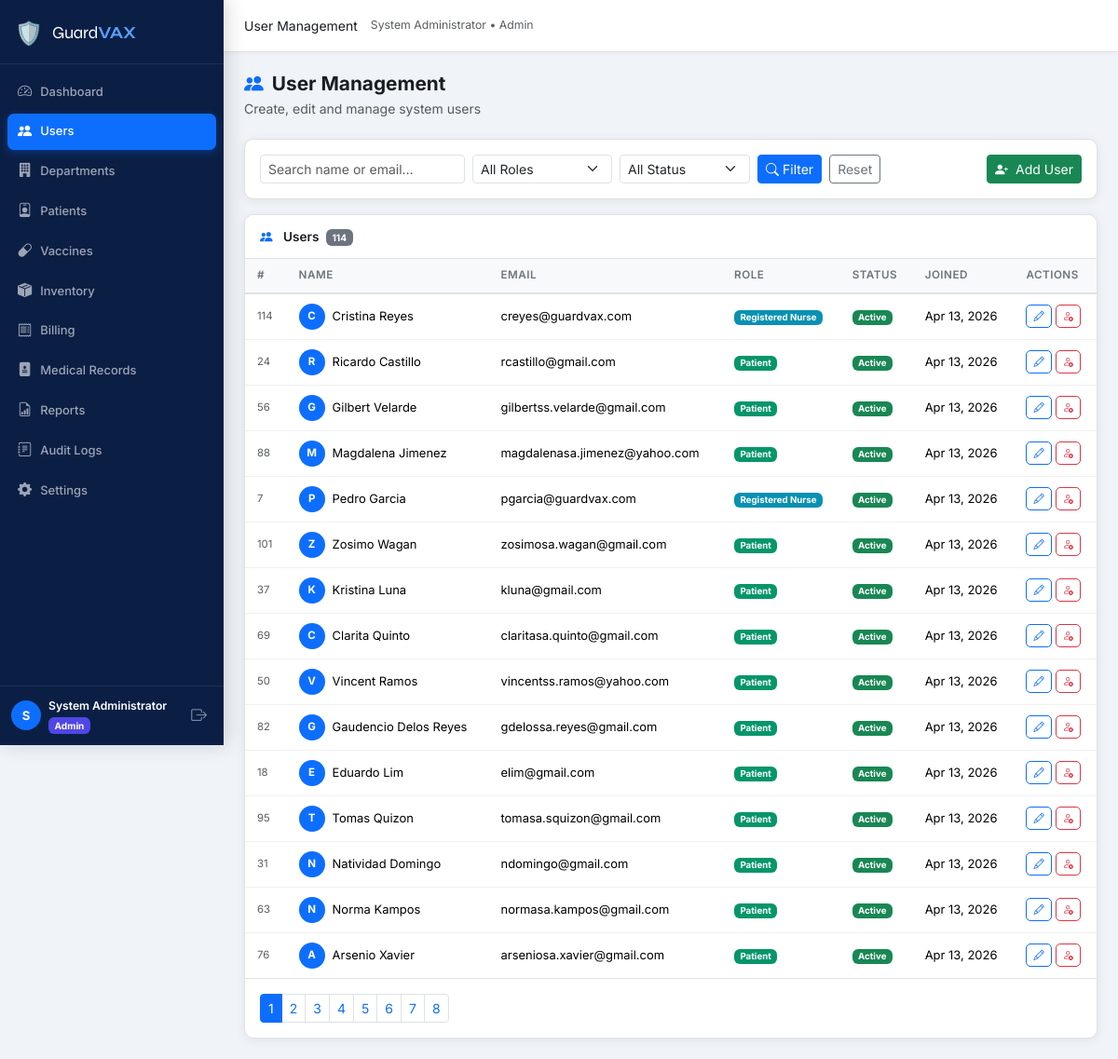
The page /admin/users.php (signed in) on the database its author committed.
### tables this page shows
CREATE TABLE `users` (
  `id` int(10) UNSIGNED NOT NULL,
  `name` varchar(150) NOT NULL,
  `email` varchar(150) NOT NULL,
  `password` varchar(255) NOT NULL,
  `role_id` int(10) UNSIGNED NOT NULL,
  `department_id` int(10) UNSIGNED DEFAULT NULL,
  `status` enum('active','inactive','pending') NOT NULL DEFAULT 'pending',
  `email_verified` tinyint(1) NOT NULL DEFAULT 0,
  `created_at` datetime NOT NULL DEFAULT current_timestamp(),
  `updated_at` datetime NOT NULL DEFAULT current_timestamp() ON UPDATE current_timestamp()
);

CREATE TABLE `roles` (
  `id` int(10) UNSIGNED NOT NULL,
  `name` varchar(50) NOT NULL,
  `label` varchar(100) NOT NULL
);

### config/db.php (called while the page is built, shortened)
<?php
function db(): PDO {
    static $pdo = null;
    if ($pdo === null) {
        $dsn = sprintf(
            'mysql:host=%s;port=%s;dbname=%s;charset=%s',
            DB_HOST, DB_PORT, DB_NAME, DB_CHARSET
        );
        $options = [
            PDO::ATTR_ERRMODE            => PDO::ERRMODE_EXCEPTION,
            PDO::ATTR_DEFAULT_FETCH_MODE => PDO::FETCH_ASSOC,
            PDO::ATTR_EMULATE_PREPARES   => false,
        ];
        try {
            $pdo = new PDO($dsn, DB_USER, DB_PASS, $options);
            $offset = (new DateTime())->format('P');
            $pdo->exec("SET time_zone='{$offset}'");
        } catch (PDOException $e) {
            die('<div style="padding:2rem;color:red;font-family:monospace">
                <strong>Database Connection Error:</strong> ' . htmlspecialchars($e->getMessage()) . '
            </div>');
        }
    }
    return $pdo;
}

### includes/functions.php (called while the page is built, shortened)
<?php
require_once __DIR__ . '/../config/db.php';
function isLoggedIn(): bool
{
    return isset($_SESSION['user_id']) && !empty($_SESSION['user_id']);
}
function getCurrentUser(): ?array
{
    $stmt = db()->prepare('SELECT u.*, r.name AS role_name FROM users u JOIN roles r ON r.id = u.role_id WHERE u.id = ?');
    $stmt->execute([$_SESSION['user_id']]);
    return $stmt->fetch() ?: null;
}
function sanitize(string $value): string
{
    return htmlspecialchars(trim($value), ENT_QUOTES, 'UTF-8');
}
function paginate(int $total, int $perPage, int $current): array
{
    $pages = (int) ceil($total / $perPage);
    return [
        'total'    => $total,
        'per_page' => $perPage,
        'current'  => $current,
        'pages'    => $pages,
        'offset'   => ($current - 1) * $perPage,
    ];
}
function formatDate(string $date, string $format = 'M d, Y'): string
{
    return $date ? date($format, strtotime($date)) : 'N/A';
}

### includes/auth.php (called while the page is built, shortened)
<?php
require_once __DIR__ . '/functions.php';
function guard(string ...$allowedRoles): array
{
    $user = getCurrentUser();
    return $user;
}

### admin/users.php (the view, shortened to what this page needs)
<?php
require_once __DIR__ . '/../includes/auth.php';
require_once __DIR__ . '/../includes/layout.php';
$user = guard('admin');
$search     = sanitize($_GET['q'] ?? '');
$roleFilter = (int) ($_GET['role'] ?? 0);
$statusFilter = sanitize($_GET['status'] ?? '');
$page       = max(1, (int) ($_GET['page'] ?? 1));
$perPage    = 15;
$where  = '1=1';
$params = [];
$countStmt = db()->prepare("SELECT COUNT(*) FROM users u WHERE {$where}");
$countStmt->execute($params);
$total = (int) $countStmt->fetchColumn();
$pager = paginate($total, $perPage, $page);
$stmt = db()->prepare(
    "SELECT u.*, r.name AS role_name, r.label AS role_label
     FROM users u JOIN roles r ON r.id = u.role_id
     WHERE {$where}
     ORDER BY u.created_at DESC
     LIMIT {$pager['per_page']} OFFSET {$pager['offset']}"
);
$stmt->execute($params);
$users = $stmt->fetchAll();
?>
<?php renderHead('User Management'); ?>
<?php renderNav($user); ?>
<?php renderPageHeader('User Management', 'Create, edit and manage system users', 'people-fill'); ?>
<div class="card card-gvx mb-3">
  <div class="card-body d-flex flex-wrap gap-2 align-items-center">
    <form class="d-flex gap-2 flex-wrap flex-grow-1" method="GET">
      <input type="text" name="q" class="form-control form-control-sm" placeholder="Search name or email…" value="<?= sanitize($search) ?>" style="max-width:220px">
      <select name="role" class="form-select form-select-sm" style="max-width:150px">
        <option value="">All Roles</option>
      </select>
      <select name="status" class="form-select form-select-sm" style="max-width:140px">
        <option value="">All Status</option>
      </select>
      <button type="submit" class="btn btn-sm btn-primary"><i class="bi bi-search me-1"></i>Filter</button>
      <a href="<?= SITE_URL ?>/admin/users.php" class="btn btn-sm btn-outline-secondary">Reset</a>
    </form>
    <button class="btn btn-sm btn-success" data-bs-toggle="modal" data-bs-target="#createUserModal">
      <i class="bi bi-person-plus-fill me-1"></i> Add User
    </button>
  </div>
</div>
<div class="card card-gvx">
  <div class="card-header-gvx">
    <i class="bi bi-people-fill me-2 text-primary"></i>
    Users <span class="badge bg-secondary ms-1"><?= $total ?></span>
  </div>
  <div class="table-responsive">
    <table class="table table-gvx mb-0">
      <thead><tr>
        <th>#</th><th>Name</th><th>Email</th><th>Role</th><th>Status</th><th>Joined</th><th>Actions</th>
      </tr></thead>
      <tbody>
        <?php foreach ($users as $u): ?>
        <tr>
          <td class="text-muted small"><?= $u['id'] ?></td>
          <td>
            <div class="d-flex align-items-center gap-2">
              <div class="avatar-sm"><?= mb_strtoupper(mb_substr($u['name'], 0, 1)) ?></div>
              <?= sanitize($u['name']) ?>
            </div>
          </td>
          <td><?= sanitize($u['email']) ?></td>
          <td><span class="badge bg-role-<?= $u['role_name'] ?>"><?= sanitize($u['role_label']) ?></span></td>
          <td>
            <span class="badge <?= $u['status'] === 'active' ? 'bg-success' : ($u['status'] === 'pending' ? 'bg-warning text-dark' : 'bg-danger') ?>">
              <?= ucfirst($u['status']) ?>
            </span>
          </td>
          <td><?= formatDate($u['created_at'], 'M d, Y') ?></td>
          <td>
            <a href="?edit=<?= $u['id'] ?>" class="btn btn-xs btn-outline-primary" title="Edit">
              <i class="bi bi-pencil"></i>
            </a>
            <?php if ($u['id'] !== $user['id']): ?>
            <form method="POST" class="d-inline">
              <button type="submit" class="btn btn-xs <?= $u['status'] === 'active' ? 'btn-outline-danger' : 'btn-outline-success' ?>"
                      title="<?= $u['status'] === 'active' ? 'Deactivate' : 'Activate' ?>">
                <i class="bi bi-<?= $u['status'] === 'active' ? 'person-x' : 'person-check' ?>"></i>
              </button>
            </form>
            <?php endif; ?>
          </td>
        </tr>
        <?php endforeach; ?>
      </tbody>
    </table>
  </div>
  <?php if ($pager['pages'] > 1): ?>
  <div class="card-body border-top">
    <nav><ul class="pagination pagination-sm mb-0">
      <?php for ($i = 1; $i <= $pager['pages']; $i++): ?>
        <li class="page-item <?= $i === $page ? 'active' : '' ?>">
          <a class="page-link" href="?page=<?= $i ?>&q=<?= urlencode($search) ?>&role=<?= $roleFilter ?>&status=<?= $statusFilter ?>"><?= $i ?></a>
        </li>
      <?php endfor; ?>
    </ul></nav>
  </div>
  <?php endif; ?>
</div>
<?php renderFooter(); ?>

### includes/layout.php (shortened to what this page needs)
<?php
function renderHead(string $title, array $extraCss = []): void
{
    $siteName = SITE_NAME;
    $siteUrl  = SITE_URL;
    echo <<<HTML
<!DOCTYPE html>
<html lang="en">
<head>
  <meta charset="UTF-8">
  <meta name="viewport" content="width=device-width, initial-scale=1.0">
  <title>{$title} — {$siteName}</title>
  <link rel="stylesheet" href="https://cdn.jsdelivr.net/npm/bootstrap@5.3.2/dist/css/bootstrap.min.css">
  <link rel="stylesheet" href="https://cdn.jsdelivr.net/npm/bootstrap-icons@1.11.3/font/bootstrap-icons.min.css">
  <link rel="preconnect" href="https://fonts.googleapis.com">
  <link href="https://fonts.googleapis.com/css2?family=Inter:wght@300;400;500;600;700&family=Syne:wght@700;800&display=swap" rel="stylesheet">
  <link rel="stylesheet" href="{$siteUrl}/assets/css/style.css">
HTML;
    echo "</head>\n<body>\n";
}
function renderNav(array $user): void
{
    $role    = $user['role_name'];
    $name    = htmlspecialchars($user['name']);
    $roleLabel = ucfirst($role);
    $siteUrl = SITE_URL;
    $current = $_SERVER['REQUEST_URI'];
    $links = '';
    foreach ($navLinks as $link) {
        $active = str_contains($current, $link['href']) ? 'active' : '';
        $links .= <<<HTML
        <li class="nav-item">
          <a class="nav-link {$active}" href="{$siteUrl}{$link['href']}">
            <i class="bi bi-{$link['icon']}"></i>
            <span>{$link['label']}</span>
          </a>
        </li>
HTML;
    }
    echo <<<HTML
<div class="gvx-wrapper">
<aside class="gvx-sidebar" id="gvxSidebar">
  <div class="sidebar-brand">
    <span class="brand-icon">🛡️</span>
    <span class="brand-name">Guard<strong>VAX</strong></span>
  </div>
  <nav class="sidebar-nav">
    <ul class="nav flex-column">
      {$links}
    </ul>
  </nav>
  <div class="sidebar-footer">
    <div class="user-pill">
      <div class="user-avatar">{$name[0]}</div>
      <div class="user-info">
        <div class="user-name">{$name}</div>
        <div class="user-role badge bg-role-{$role}">{$roleLabel}</div>
      </div>
    </div>
    <a href="{$siteUrl}/auth/logout.php" class="btn-logout" title="Logout">
      <i class="bi bi-box-arrow-right"></i>
    </a>
  </div>
</aside>
<main class="gvx-main">
  <header class="gvx-topbar">
    <button class="sidebar-toggle d-lg-none" onclick="document.getElementById('gvxSidebar').classList.toggle('show')">
      <i class="bi bi-list"></i>
    </button>
    <div class="topbar-title" id="pageTitle"></div>
    <div class="topbar-actions">
      <span class="text-muted small d-none d-md-block">{$name} &bull; {$roleLabel}</span>
    </div>
  </header>
  <div class="gvx-content">
HTML;
}
function renderFooter(): void
{
    $siteUrl = SITE_URL;
    echo <<<HTML
  </div>
</main>
</div>
<script src="https://cdn.jsdelivr.net/npm/bootstrap@5.3.2/dist/js/bootstrap.bundle.min.js"></script>
<script src="https://cdn.jsdelivr.net/npm/chart.js@4.4.0/dist/chart.umd.min.js"></script>
<script src="https://cdn.jsdelivr.net/npm/sweetalert2@11"></script>
<script src="{$siteUrl}/assets/js/main.js"></script>
</body>
</html>
HTML;
}
function renderPageHeader(string $title, string $subtitle = '', string $icon = 'clipboard2-pulse'): void
{
    echo <<<HTML
    <div class="page-header">
      <div>
        <h1 class="page-title"><i class="bi bi-{$icon}"></i> {$title}</h1>
        <p class="page-subtitle text-muted mb-0">{$subtitle}</p>
      </div>
    </div>
HTML;
}

### rows shown on the page
users: name "S", name "System Administrator", role.name "Admin"
users: id "114", name "C", name "Cristina Reyes", email "creyes@guardvax.com", role.label "Registered Nurse", status "Active", created_at "Apr 13, 2026"
users: id "24", name "R", name "Ricardo Castillo", email "rcastillo@gmail.com", role.label "Patient", status "Active", created_at "Apr 13, 2026"
users: id "56", name "G", name "Gilbert Velarde", email "gilbertss.velarde@gmail.com", role.label "Patient", status "Active", created_at "Apr 13, 2026"
users: id "88", name "M", name "Magdalena Jimenez", email "magdalenasa.jimenez@yahoo.com", role.label "Patient", status "Active", created_at "Apr 13, 2026"
users: id "7", name "P", name "Pedro Garcia", email "pgarcia@guardvax.com", role.label "Registered Nurse", status "Active", created_at "Apr 13, 2026"
users: id "101", name "Z", name "Zosimo Wagan", email "zosimosa.wagan@gmail.com", role.label "Patient", status "Active", created_at "Apr 13, 2026"
users: id "37", name "K", name "Kristina Luna", email "kluna@gmail.com", role.label "Patient", status "Active", created_at "Apr 13, 2026"
users: id "69", name "C", name "Clarita Quinto", email "claritasa.quinto@gmail.com", role.label "Patient", status "Active", created_at "Apr 13, 2026"
users: id "50", name "V", name "Vincent Ramos", email "vincentss.ramos@yahoo.com", role.label "Patient", status "Active", created_at "Apr 13, 2026"
users: id "82", name "G", name "Gaudencio Delos Reyes", email "gdelossa.reyes@gmail.com", role.label "Patient", status "Active", created_at "Apr 13, 2026"
users: id "18", name "E", name "Eduardo Lim", email "elim@gmail.com", role.label "Patient", status "Active", created_at "Apr 13, 2026"
users: id "95", name "T", name "Tomas Quizon", email "tomasa.squizon@gmail.com", role.label "Patient", status "Active", created_at "Apr 13, 2026"
users: id "31", name "N", name "Natividad Domingo", email "ndomingo@gmail.com", role.label "Patient", status "Active", created_at "Apr 13, 2026"
users: id "63", name "N", name "Norma Kampos", email "normasa.kampos@gmail.com", role.label "Patient", status "Active", created_at "Apr 13, 2026"
users: id "76", name "A", name "Arsenio Xavier", email "arseniosa.xavier@gmail.com", role.label "Patient", status "Active", created_at "Apr 13, 2026"

### other values the page prints
$link['label'] "Dashboard"
$link['label'] "Users"
$link['label'] "Departments"
$link['label'] "Patients"
$link['label'] "Vaccines"
$link['label'] "Inventory"
$link['label'] "Billing"
$link['label'] "Medical Records"
$link['label'] "Reports"
$link['label'] "Audit Logs"
$link['label'] "Settings"
$title "User Management"
$subtitle "Create, edit and manage system users"
$total "114"
